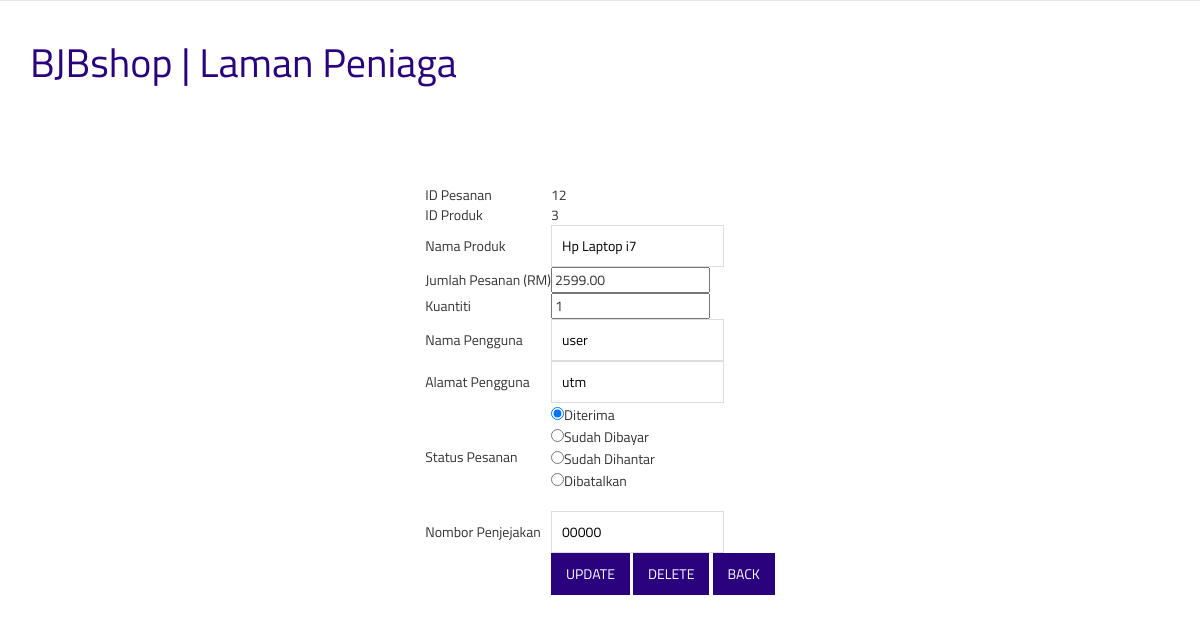
Screenshot of /sellerorderedit.php?paymentID=12 (signed in) with the database file from the repository.
### tables this page shows
CREATE TABLE `paymenting` (
  `paymentID` int(11) NOT NULL,
  `username` varchar(255) NOT NULL,
  `custName` varchar(255) NOT NULL,
  `custAddress` varchar(255) NOT NULL,
  `productName` varchar(255) NOT NULL,
  `productID` varchar(255) NOT NULL,
  `productQuantity` int(99) NOT NULL,
  `price` decimal(9,2) NOT NULL,
  `proofPayment` varchar(255) NOT NULL,
  `paymentTime` timestamp NULL DEFAULT current_timestamp(),
  `orderStatus` varchar(255) NOT NULL,
  `orderTracking` varchar(255) NOT NULL
);

### sellerorderedit.php (the view, shortened to what this page needs)
<?php
    $con = mysqli_connect("localhost","root","", "projectwd");
    $paymentID = $_GET['paymentID'];
    $query = "SELECT paymentID, productID, productName, price, productQuantity, custName, custAddress, orderStatus, orderTracking from paymenting where paymentID = '".$paymentID."'";
    $result = mysqli_query($con, $query);
    while($row=mysqli_fetch_assoc($result))
    {
        $paymentID = $row['paymentID'];
        $productID = $row['productID'];
        $productName = $row['productName'];
        $price = $row['price'];
        $productQuantity = $row['productQuantity'];
        $custName = $row['custName'];
        $custAddress = $row['custAddress'];
        $orderTracking = $row['orderTracking'];
    }
?>
<!DOCTYPE html>
<html lang="en">
  <head>
    <link rel="stylesheet" href="https://maxcdn.bootstrapcdn.com/bootstrap/3.2.0/css/bootstrap.min.css">
    <link rel="stylesheet" href="https://maxcdn.bootstrapcdn.com/font-awesome/4.3.0/css/font-awesome.min.css">
    <link rel="stylesheet" href="css/owl.carousel.css">
    <link rel="stylesheet" href="style.css">
    <link rel="stylesheet" href="css/responsive.css">
  </head>
  <body>
    <div class="site-branding-area">
        <div class="container">
            <div class="row">
                <div class="col-sm-6">
                    <div class="logo">
                        <h1><a href="index.php"><span>BJBshop | Laman Peniaga</span></a></h1>
                    </div>
                </div>
            </div>
        </div>
    </div>
<center>
<br><br><br>
    <form action="sellerorderedit2.php?paymentID=<?php echo $paymentID ?>" enctype="multipart/form-data" method="POST">
<table>
<tr>
    <td>ID Pesanan </td>
    <td><input type="hidden" name="paymentID"  value="<?php echo $paymentID ?>" readonly><?php echo $paymentID ?></td>
    </tr>
    <td>ID Produk </td>
    <td><input type="hidden" name="productID"  value="<?php echo $productID ?>" readonly><?php echo $productID ?></td>
    <td>Nama Produk </td>
    <td><input type="text" name="productName"  value="<?php echo $productName ?>" readonly></td>
    <td>Jumlah Pesanan (RM) </td>
    <td><input type="number" name="price"  value="<?php echo $price ?>" readonly></td>
    <td>Kuantiti </td>
    <td><input type="number" name="productQuantity"  value="<?php echo $productQuantity ?>" readonly></td>
    <td>Nama Pengguna </td>
    <td><input type="text" name="custName"  value="<?php echo $custName ?>" readonly></td>
    <td>Alamat Pengguna </td>
    <td><input type="text" name="custAddress"  value="<?php echo $custAddress ?>" readonly></td>
    <td>Status Pesanan </td>
    <td>
        <input type="radio" name="orderStatus" value="Diterima" checked>Diterima <br>
        <input type="radio" name="orderStatus" value="Sudah Dibayar">Sudah Dibayar <br>
        <input type="radio" name="orderStatus" value="Sudah Dihantar">Sudah Dihantar <br>
        <input type="radio" name="orderStatus" value="Dibatalkan">Dibatalkan <br><br>
    </td>
    <td>Nombor Penjejakan </td>
    <td><input type="text" name="orderTracking"  value="<?php echo $orderTracking ?>" ></td>
    <tr>
    <td></td>
    <td><input type="submit" name="update" value="update">
    <input type="submit" name="delete" value="delete">
    <input type="submit" name="back" value="back"></td>
    </tr>
</table>
</form>
</center>
<br>

### style.css (style rules this page uses)
h1, h2 { color: white; }
body { font-family: 'Titillium Web', sans-serif; }
.logo h1 { font-size: 40px; margin: 40px 0;font-weight: 400; }
.logo h1 a { color: #999; }
.logo h1 a span { color: #2b027e; }
a { color: #2b027e }
input[type="text"], input[type="password"], input[type="email"], textarea { border: 1px solid #ddd; padding: 10px; color:black; }
input[type="submit"], button[type=submit] { background: none repeat scroll 0 0 #2b027e; border: medium none; color: #fff; padding: 11px 20px; text-transform: uppercase; }

### css/responsive.css (style rules this page uses)
@media only screen and (min-width: 992px) and (max-width: 1280px) { input[type="submit"], button[type="submit"] { padding: 11px 15px; } }

### rows the page displays
paymenting: paymentID "12", productID "3", productName "Hp Laptop i7", price "2599.00", productQuantity "1", custName "user", custAddress "utm", orderTracking "00000"
